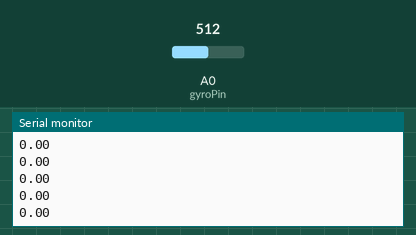
Recording of a sketch running on a simulated Arduino Uno, built with avr-gcc and run on an emulated ATmega328P. On the bench: the last lines printed to the serial monitor. Inputs (shaded band) come from the test bench; at power-on: A0 (gyroPin) = 512.

Above: at 1.2 s.
1.3 s: A0 (gyroPin) set to 349
At 2.1 s:
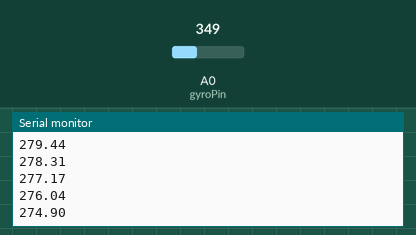
2.8 s: A0 (gyroPin) set to 369
At 3.7 s:
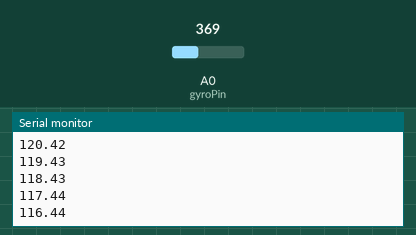
Timing chart, 0 to 5.8 s (numbered marks = the images above; inputs shaded):
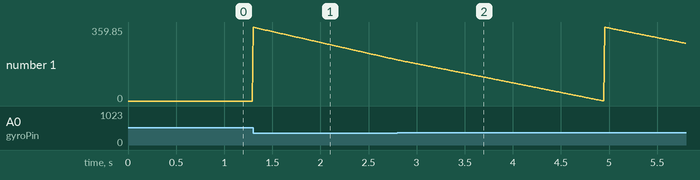

Measured:
- after the input at 1.3 s, the serial monitor: prints a new line at once (image 1)
- plotted number 1: 0 → 200.02 after the input at 1.3 s

The sketch:

gyro.ino
```cpp
/* Keep track of gyro angle over time
 * Connect Gyro to Analog Pin 0
 *
 * Sketch by eric barch / ericbarch.com
 * v. 0.1 - simple serial output
 *
 */

int gyroPin = 0;               //Gyro is connected to analog pin 0
float gyroVoltage = 5;         //Gyro is running at 5V
float gyroZeroVoltage = 2.5;   //Gyro is zeroed at 2.5V
float gyroSensitivity = .007;  //Our example gyro is 7mV/deg/sec
float rotationThreshold = 1;   //Minimum deg/sec to keep track of - helps with gyro drifting

float currentAngle = 0;          //Keep track of our current angle

void setup() {
  Serial.begin (9600);
}

void loop() {
  //This line converts the 0-1023 signal to 0-5V
  float gyroRate = (analogRead(gyroPin) * gyroVoltage) / 1023;

  //This line finds the voltage offset from sitting still
  gyroRate -= gyroZeroVoltage;

  //This line divides the voltage we found by the gyro's sensitivity
  gyroRate /= gyroSensitivity;

  //Ignore the gyro if our angular velocity does not meet our threshold
  if (gyroRate >= rotationThreshold || gyroRate <= -rotationThreshold) {
    //This line divides the value by 100 since we are running in a 10ms loop (1000ms/10ms)
    gyroRate /= 100;
    currentAngle += gyroRate;
  }

  //Keep our angle between 0-359 degrees
  if (currentAngle < 0)
    currentAngle += 360;
  else if (currentAngle > 359)
    currentAngle -= 360;

  //DEBUG
  Serial.println(currentAngle);

  delay(10);
}
```
